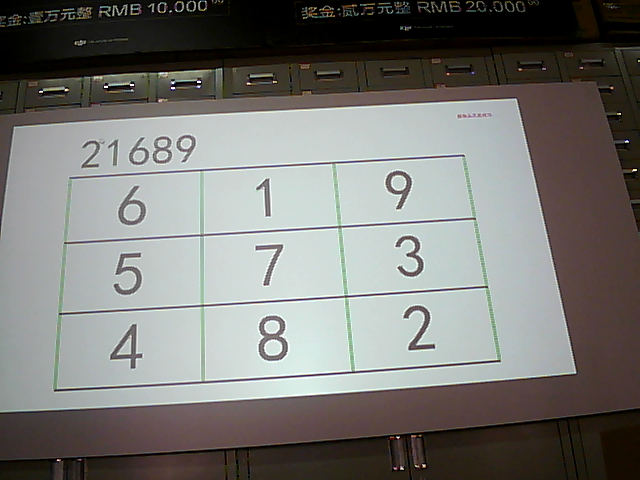
#> input picture PadPass/0_21689_619573482.jpg, 640 x 480 px, given in place of 20170313_143106.mp4, which was not available
$ python wurenji2.py   (Python 2 division)
#> lines starting #> are read from the running program, lines starting #| are printed output that depends on the picture; after the words box and inside, x2 and y2 are one past the last pixel; in counts of white or black regions, pixels touching at a corner belong together; pictures that were not available may be replaced by others from this repository, and a replacement may not be noted
import cv2
import numpy as np
cap=cv2.VideoCapture("/Users/wzq/Downloads/20170313_143106.mp4")

while True:
    success, frame = cap.read()
#> frame is the input picture: shape (480, 640, 3); mean B, G, R 116.8, 120.3, 120.9
    edged = cv2.Canny(frame, 500, 2000, apertureSize=5)
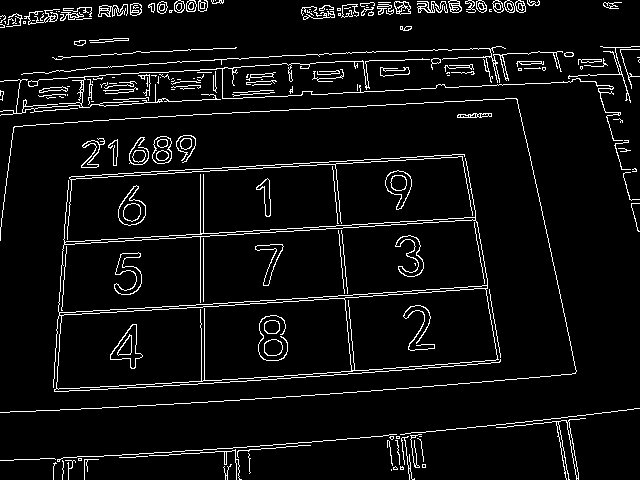
#> edged: shape (480, 640); 5.8% white in thin lines or dots
    contours, hierarchy = cv2.findContours(edged.copy(), cv2.RETR_TREE, cv2.CHAIN_APPROX_SIMPLE)
#> contours = 330 contours, 202 with area under 20; largest, box (x1, y1, x2, y2) and area: (53, 158, 501, 392) 62548, (58, 219, 488, 313) 28564, (56, 298, 352, 390) 21411, (344, 288, 498, 371) 10516, (59, 285, 488, 316) 1031
    count = 0
    hasfind=0
    for i in contours:
        x, y, w, h = cv2.boundingRect(i)
        if w<200 or h<200:
            continue
        #print w,h
        #cv2.rectangle(frame, (x, y), (x + w, y + h), (0, 0, 255), 2)

        frame1 = cv2.GaussianBlur(frame[y:y+h,x:x+w], (5, 5), 1)
        hsv = cv2.cvtColor(frame1, cv2.COLOR_BGR2HSV)
        lower_red = np.array([90, 90, 90])
        upper_red = np.array([255, 255, 255])
        mask = cv2.inRange(hsv, lower_red, upper_red)
        mask = cv2.GaussianBlur(mask, (5, 5), 1)

        contours1, hierarchy = cv2.findContours(mask.copy(), cv2.RETR_TREE, cv2.CHAIN_APPROX_SIMPLE)
        if(contours1)==0:
            continue
        # peri = cv2.arcLength(c, True)
        for cnt in contours1:
            approx = cv2.approxPolyDP(cnt, 0.04 * cv2.arcLength(cnt, True), True)
            if count>10:
                hasfind=1
                break
            if len(approx) == 3 or len(approx):
                x1, y1, w1, h1 = cv2.boundingRect(cnt)
                if w1<10 or h1<10 :
                    continue
                print w1,h1,float(w1)/float(h1)
                count+=1
                # if (w < 20 or h < 20 or w > 150 or h > 150):
                #     continue
                cv2.rectangle(frame, (x1+x, y1+y), (x1 + w1+x, y1 + h1+y), (0, 0, 255), 2)
        if hasfind==1:
            break
        print "end"
#> this loop made 330 passes
#> (x, y, w, h) on passes 2 to 4: (400, 466, 4, 4), (400, 467, 4, 3), (393, 466, 5, 4)
#| end
#| end
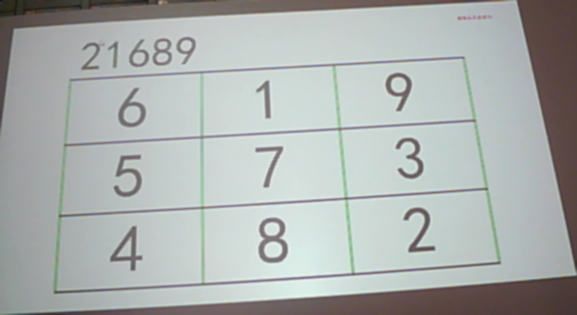
#> frame1: shape (315, 577, 3); mean B, G, R 175, 176.8, 172.1
#> hsv: shape (315, 577, 3); mean H, S, V 79.3, 18.3, 179.8
#> after the loop, count = 0
    cv2.imshow("white",frame)
    if cv2.waitKey(1) & 0xFF == ord('q'):
#> (key q is pressed here)
        break
    continue


    # lower_red = np.array([90, 90, 90])
    # upper_red = np.array([255, 255, 255])
    # mask = cv2.inRange(hsv, lower_red, upper_red)
    # mask = cv2.GaussianBlur(mask, (5, 5), 1)
    # # kernel = np.ones((5, 5), np.uint8)
    # #
    # # img_dilation = cv2.dilate(mask, kernel, iterations=1)
    #
    # #cv2.waitKey(0)
    # contours, hierarchy = cv2.findContours(mask.copy(), cv2.RETR_TREE, cv2.CHAIN_APPROX_SIMPLE)
    # #peri = cv2.arcLength(c, True)
    # for cnt in contours:
    #     approx = cv2.approxPolyDP(cnt, 0.04 * cv2.arcLength(cnt, True), True)
    #     if len(approx) == 3 or len(approx):
    #         x, y, w, h = cv2.boundingRect(cnt)
    #         # if (w < 20 or h < 20 or w > 150 or h > 150):
    #         #     continue
    #         cv2.rectangle(frame, (x, y), (x + w, y + h), (0, 0, 255), 2)
    # cv2.imshow("", frame)
    if cv2.waitKey(1) & 0xFF == ord('q'):
        break

$ run again, on PadPass/0_48977_148796235.jpg
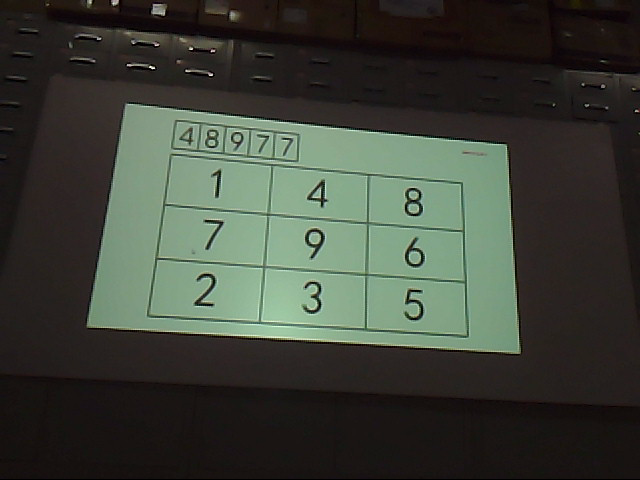
#> input picture PadPass/0_48977_148796235.jpg, 640 x 480 px, given in place of 20170313_143106.mp4, which was not available
#> frame is the input picture: shape (480, 640, 3); mean B, G, R 56.4, 65.8, 61.2
#> `edged = cv2.Canny(frame, 500, 2000, apertureSize=5)`:
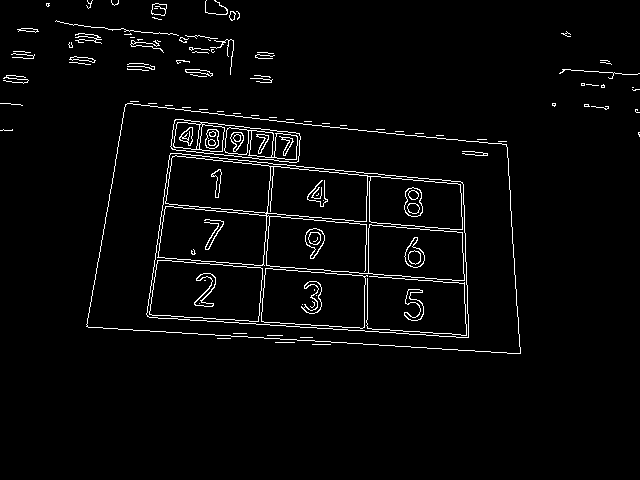
#> edged: shape (480, 640); 3% white in thin lines or dots, all inside (x1, y1, x2, y2) = (0, 0, 640, 354)
#> contours = 172 contours, 97 with area under 20; largest, box (x1, y1, x2, y2) and area: (86, 103, 521, 354) 88241, (86, 103, 521, 354) 88239, (146, 153, 469, 338) 49288, (146, 153, 469, 338) 49286, (157, 155, 465, 281) 23520
#> the loop `for i in contours:` made 172 passes
#> (x, y, w, h) on passes 8, 11, 20: (638, 132, 2, 5), (0, 129, 13, 2), (635, 109, 5, 4)
#> (printed output is left out)
#> after the loop `for i in contours:`:
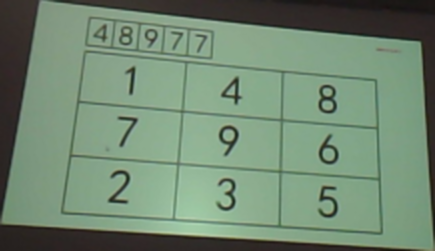
#> frame1: shape (251, 435, 3); mean B, G, R 114, 136.5, 113.2
#> after the loop `for i in contours:`: count = 0
